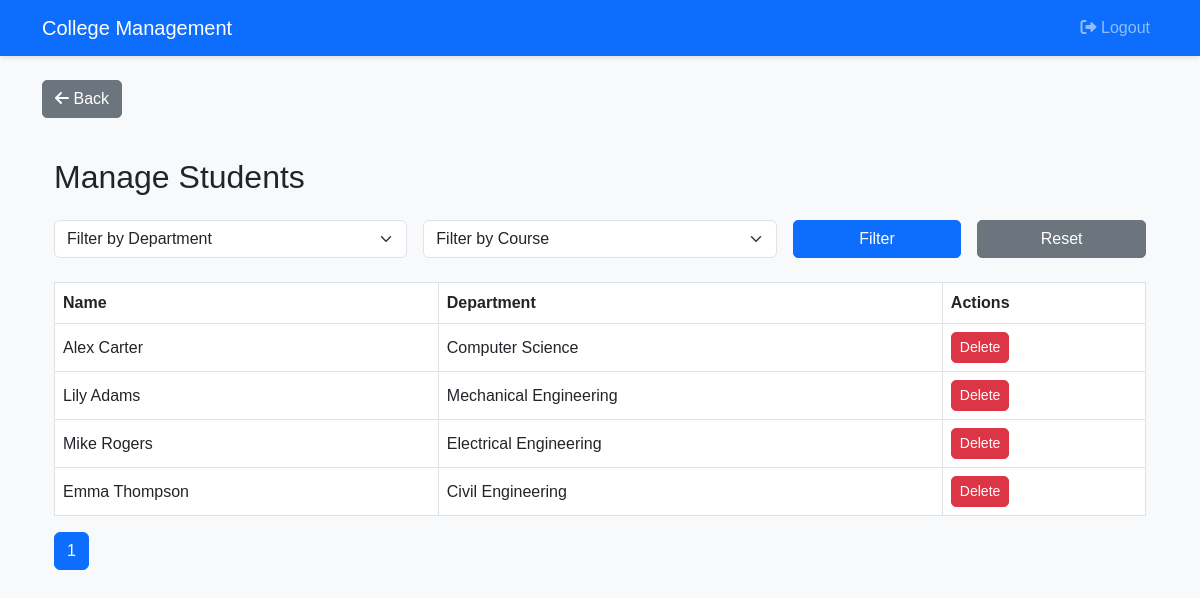
/admin/manage_students.php (signed in), run on the app's committed database.
### tables this page shows
CREATE TABLE `student` (
  `StudentID` int(11) NOT NULL,
  `UserID` int(11) DEFAULT NULL,
  `Name` varchar(100) NOT NULL,
  `DepartmentID` int(11) DEFAULT NULL
);

CREATE TABLE `department` (
  `DepartmentID` int(11) NOT NULL,
  `DepartmentName` varchar(100) NOT NULL
);

### admin/manage_students.php (the view, shortened to what this page needs)
<?php
include '../config/db.php';
$filterDept = $_GET['department_id'] ?? '';
$filterCourse = $_GET['course_id'] ?? '';
$limit = 10;
$page = $_GET['page'] ?? 1;
$offset = ($page - 1) * $limit;
$query = "SELECT s.*, d.DepartmentName
          FROM Student s
          LEFT JOIN Department d ON s.DepartmentID = d.DepartmentID";
$params = [];
$total = $pdo->prepare($query);
$total->execute($params);
$totalStudents = $total->rowCount();
$query .= " LIMIT $limit OFFSET $offset";
$stmt = $pdo->prepare($query);
$stmt->execute($params);
$students = $stmt->fetchAll();
include '../includes/header.php';
?>
<div class="container mt-4">
    <h2 class="mb-4">Manage Students</h2>
    <form method="GET" class="row g-3 mb-4">
        <div class="col-md-4">
            <select name="department_id" id="filterDepartment" class="form-select">
                <option value="">Filter by Department</option>
            </select>
        </div>
        <div class="col-md-4">
            <select name="course_id" id="filterCourse" class="form-select">
                <option value="">Filter by Course</option>
            </select>
        </div>
        <div class="col-md-2">
            <button type="submit" class="btn btn-primary w-100">Filter</button>
        </div>
        <div class="col-md-2">
            <a href="manage_students.php" class="btn btn-secondary w-100">Reset</a>
        </div>
    </form>
    <table class="table table-bordered">
        <thead>
            <tr><th>Name</th><th>Department</th><th>Actions</th></tr>
        </thead>
        <tbody>
            <?php foreach ($students as $student): ?>
                <tr>
                    <td><?= htmlspecialchars($student['Name']) ?></td>
                    <td><?= htmlspecialchars($student['DepartmentName']) ?></td>
                    <td>
                        <a href="?delete=<?= $student['StudentID'] ?>" class="btn btn-sm btn-danger" onclick="return confirm('Delete student?')">Delete</a>
                    </td>
                </tr>
            <?php endforeach; ?>
        </tbody>
    </table>
    <nav>
        <ul class="pagination">
            <?php for ($i = 1; $i <= ceil($totalStudents / $limit); $i++): ?>
                <li class="page-item <?= ($i == $page) ? 'active' : '' ?>">
                    <a class="page-link" href="?page=<?= $i ?>&department_id=<?= $filterDept ?>&course_id=<?= $filterCourse ?>"><?= $i ?></a>
                </li>
            <?php endfor; ?>
        </ul>
    </nav>
</div>
<?php include '../includes/footer.php'; ?>

### css/styles.css (style rules this page uses)
body { background-color: #f8f9fa; font-family: 'Arial', sans-serif; }
.table th, .table td { vertical-align: middle; }
.btn { border-radius: 5px; }

### data on the page
student: Name "Alex Carter", DepartmentID.DepartmentName "Computer Science"
student: Name "Lily Adams", DepartmentID.DepartmentName "Mechanical Engineering"
student: Name "Mike Rogers", DepartmentID.DepartmentName "Electrical Engineering"
student: Name "Emma Thompson", DepartmentID.DepartmentName "Civil Engineering"
